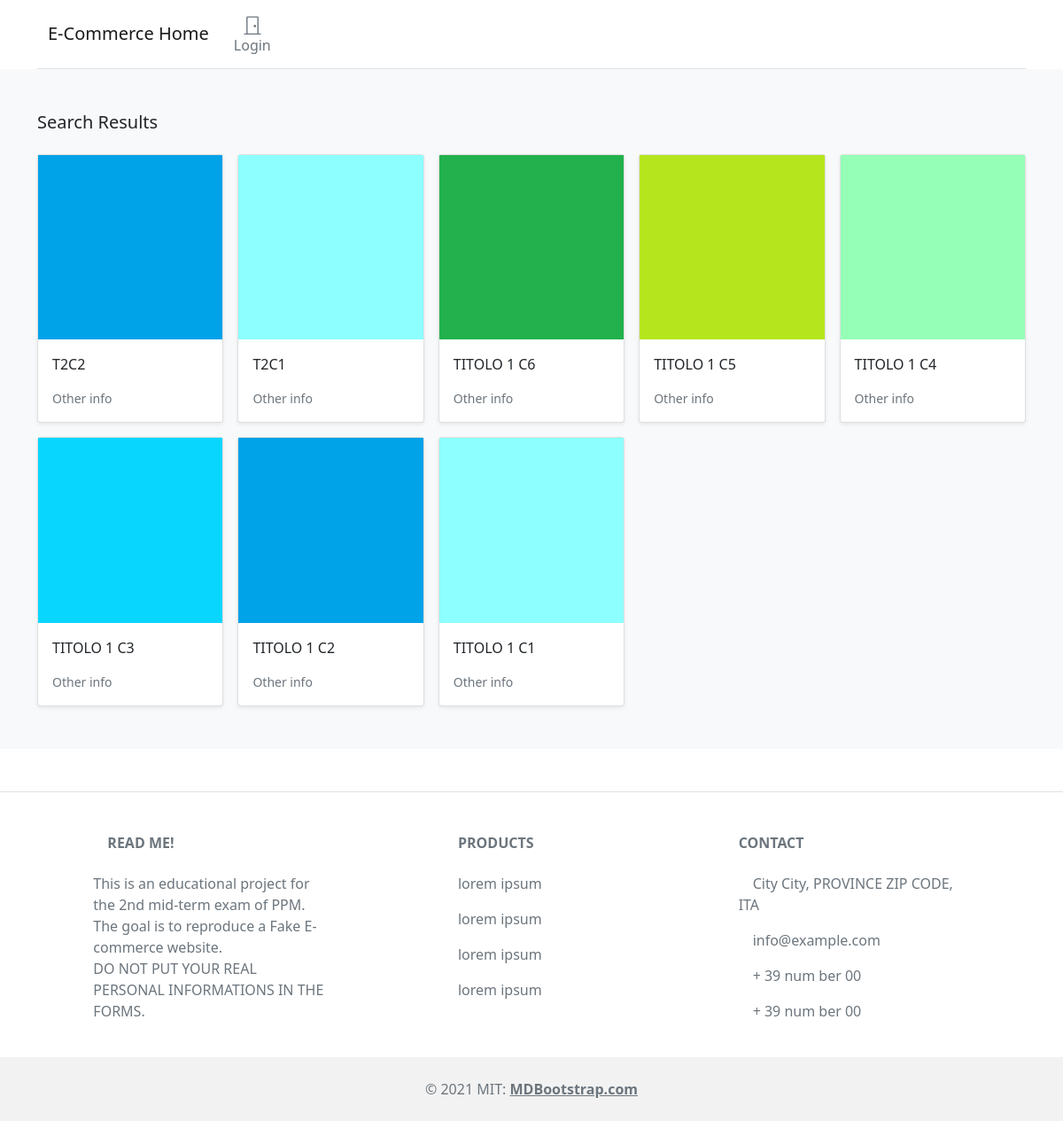
The app's page /search/ with its own data.
### store/models.py (models this page shows, shortened)
class Product(models.Model):
    category = models.ForeignKey(Category, related_name='product', on_delete=models.CASCADE)
    created_by = models.ForeignKey(settings.AUTH_USER_MODEL, on_delete=models.CASCADE, related_name='product_creator')
    title = models.CharField(max_length=255)
    author = models.CharField(max_length=255, default='admin')
    description = models.TextField(blank=True)
    image = models.ImageField(upload_to='images/')
    slug = models.SlugField(max_length=255)
    price = models.DecimalField(max_digits=4, decimal_places=2)
    in_stock = models.BooleanField(default=True)
    is_active = models.BooleanField(default=True)
    created = models.DateTimeField(auto_now_add=True)
    updated = models.DateTimeField(auto_now=True)
    objects = models.Manager()
    products = ProductManager()
    class Meta:
        verbose_name_plural = "Products"
        ordering = ('-created',)
    def get_absolute_url(self):
        return reverse('store:product_detail',args=[self.slug]) #now we can dinamically use that to add urls to our page

### store/views.py (the view)
# urls.py: path('search/', views.search, name='search'),
def search(request):
    query = request.GET.get('q')
    if query:
        products = Product.objects.filter(title__icontains=query)  # Modify the filter condition based on your requirements
    else:
        products = Product.objects.all()
    return render(request, 'store/search_results.html', {'products': products})

### basket/context_processor.py (called while the page is built)
def basket(request):
    return {'basket': Basket(request)}

### store/views.py (called while the page is built)
def categories(request):
    return{
        'categories': Category.objects.all()
    }

### templates/store/search_results.html
{% extends 'store/base.html' %}
{% block content %}
<div class="album py-5 bg-light">
    <div class="container">
      <div class="pb-3 h5">Search Results</div>
      {% if products %}
      <div class="row row-cols-1 row-cols-sm-2 row-cols-md-5 g-3">
        {% for product in products %}
        <div class="col">
          <div class="card shadow-sm">
            <a class="text-dark text-decoration-none" href="{{ product.get_absolute_url }}">
            <img class="img-fluid" alt="Responsive image" src="{{ product.image.url }}">
            <div class="card-body">
              <p class="card-text">
                {{ product.title }}
              </p>
              <div class="d-flex justify-content-between align-items-center">
                <small class="text-muted"> Other info</small>
              </div>
            </div>
              </a>
          </div>
        </div>
        {% endfor %}
      </div>
      {% endif %}
    </div>
  </div>
{% endblock %}

### records on screen
Product: image (picture), title "T2C2"
Product: image (picture), title "T2C1"
Product: image (picture), title "TITOLO 1 C6"
Product: image (picture), title "TITOLO 1 C5"
Product: image (picture), title "TITOLO 1 C4"
Product: image (picture), title "TITOLO 1 C3"
Product: image (picture), title "TITOLO 1 C2"
Product: image (picture), title "TITOLO 1 C1"
